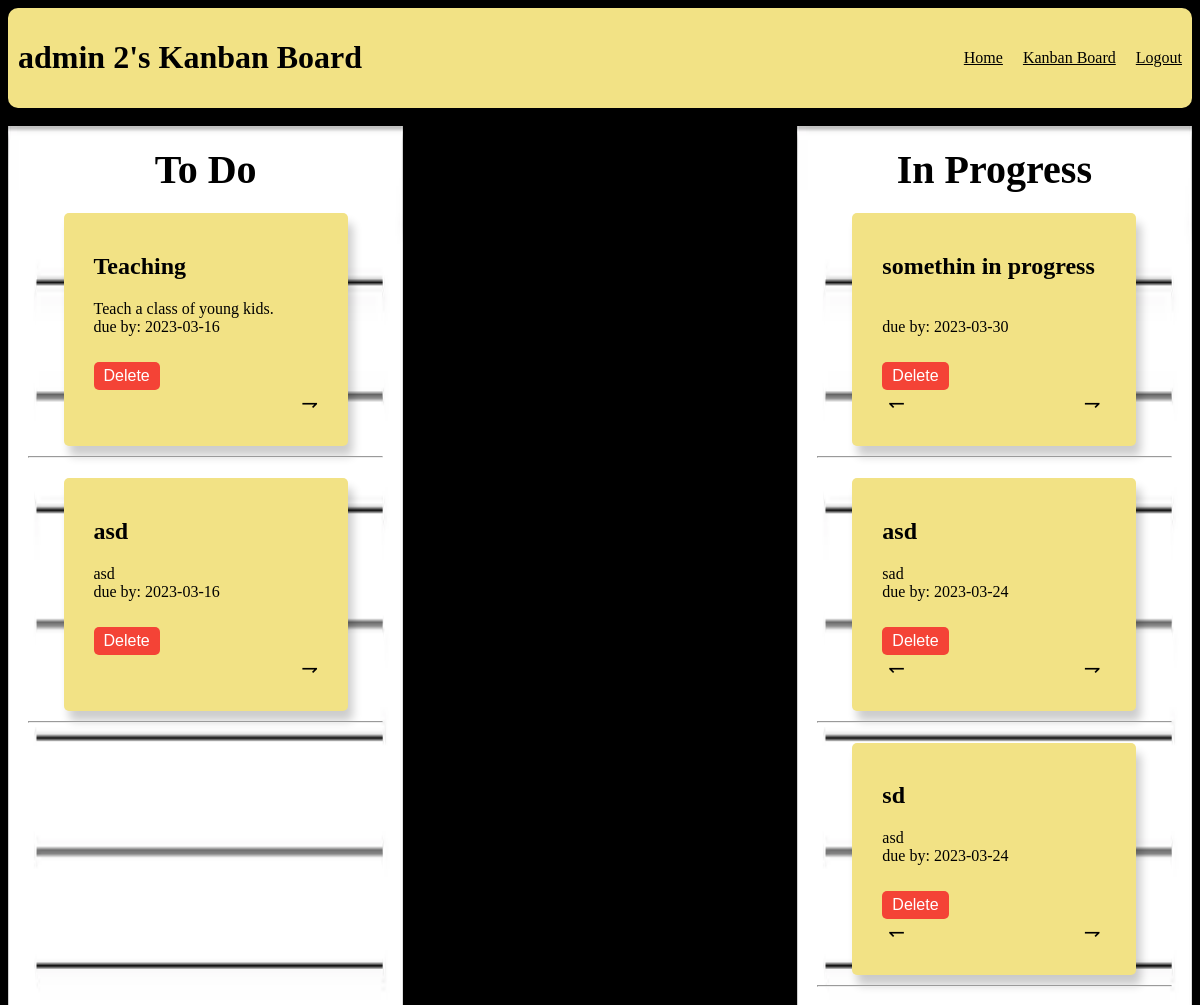
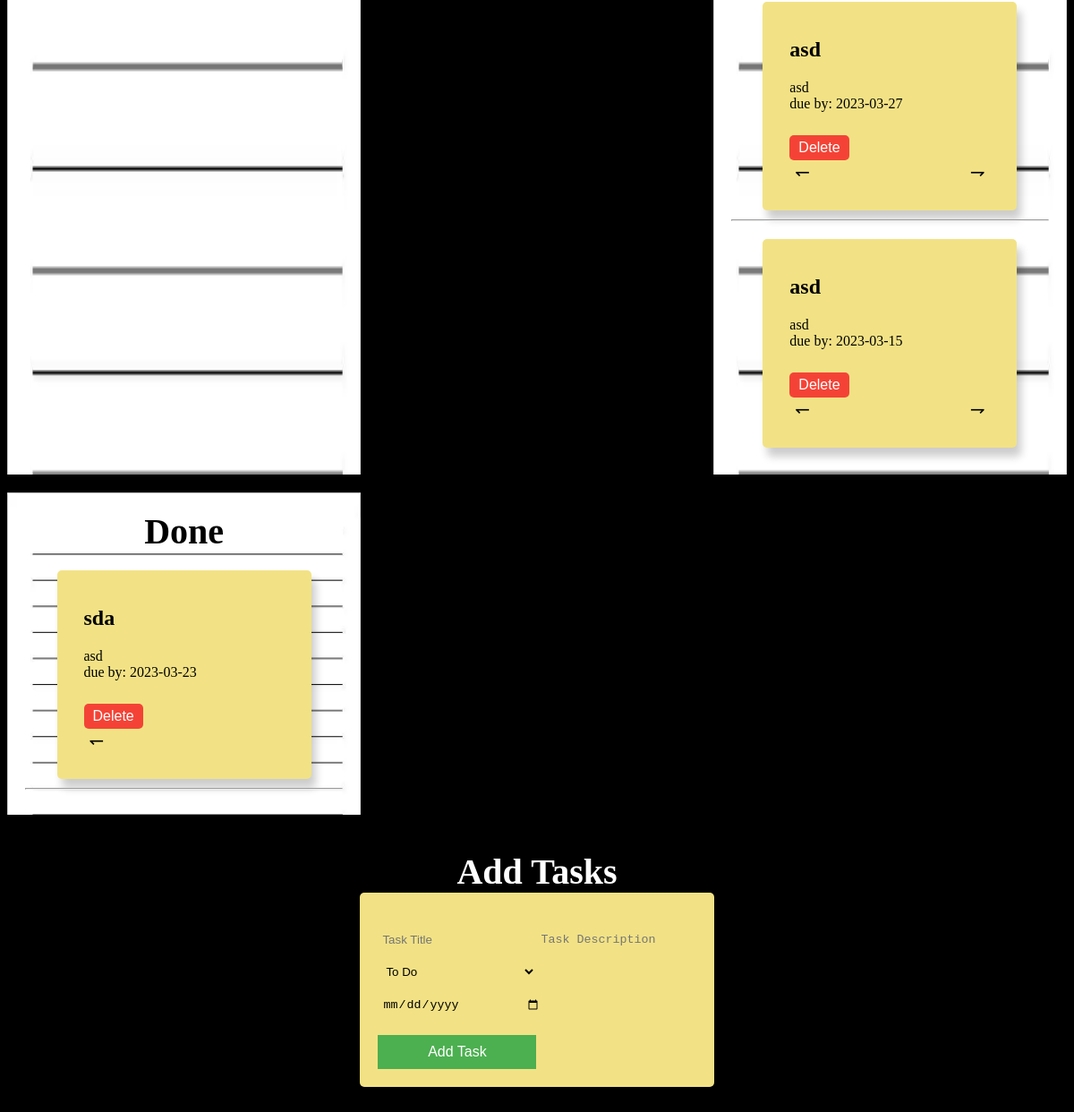
The page /board (signed in) on the database its author committed (2 pictures, top to bottom).
### tables this page shows
CREATE TABLE user (
  id INTEGER PRIMARY KEY AUTOINCREMENT,
  username TEXT UNIQUE NOT NULL,
  password TEXT NOT NULL
);

CREATE TABLE task (
  id INTEGER PRIMARY KEY AUTOINCREMENT,
  creator_id INTEGER NOT NULL,
  title TEXT NOT NULL,
  description TEXT NOT NULL,
  category TEXT NOT NULL,
  due_date DATE NOT NULL,
  created TIMESTAMP NOT NULL DEFAULT CURRENT_TIMESTAMP,
  FOREIGN KEY (creator_id) REFERENCES user (id)
);

### flaskr/kanban.py (the view, shortened to what this page needs)
@bp.route('/board', methods=('GET', 'POST'))
@login_required
def board():
    db = get_db()
    posts = db.execute(
        'SELECT t.id, title, description, created, category, creator_id, due_date, username'
        ' FROM task t JOIN user u ON t.creator_id = u.id WHERE creator_id = ?'
        ' ORDER BY created DESC',
        (g.user['id'],)
    ).fetchall()
    return render_template('kanban/board.html', posts=posts)

### flaskr/auth.py (called while the page is built)
@bp.before_app_request
def load_logged_in_user():
    user_id = session.get('user_id')
    if user_id is None:
        g.user = None
    else:
        g.user = get_db().execute(
            'SELECT * FROM user WHERE id = ?', (user_id,)
        ).fetchone()

def login_required(view):
    @functools.wraps(view)
    def wrapped_view(**kwargs):
        if g.user is None:
            return redirect(url_for('auth.login'))
        return view(**kwargs)
    return wrapped_view

### flaskr/db.py (called while the page is built)
def get_db():
    if 'db' not in g:
        g.db = sqlite3.connect(
            current_app.config['DATABASE'],
            detect_types=sqlite3.PARSE_DECLTYPES
        )
        g.db.row_factory = sqlite3.Row
    return g.db

### flaskr/templates/kanban/board.html (shortened to what this page needs)
<!DOCTYPE html>
<html>
<head>
	<link rel="stylesheet" type="text/css" href="../../static/masterstyling.css">
</head>
<body class="page-back">
    <header class="navbar">
		<h1>{{g.user['username']}}'s Kanban Board</h1>
		<nav>
			<ul>
				<li><a href="{{ url_for('kanban.index')}}">Home</a></li>
                {% if g.user %}
                    <li><a href="{{ url_for('kanban.board') }}">Kanban Board</a></li>
                    <li><a href="{{ url_for('auth.logout') }}">Logout</a></li>
                {% else %}
                    <li><a href="{{ url_for('auth.register') }}">Register</a></li>
                    <li><a href="{{ url_for('auth.login') }}">Login</a></li>
                {% endif %}
			</ul>
		</nav>
	</header>
  <br>
	<div id="board">
		<div class="sticky-note">
			<h2 class="task-headings">To Do</h2>
            {% for post in posts %}
            {% if post['category'] == 'todo' %}
              <article class="tasks">
                <header>
                  <div>
                    <h1>{{ post['title'] }}</h1>
                  </div>
                </header>
                <p class="body">{{ post['description'] }}<br> due by: {{ post['due_date'] }}</p>
                <form action="{{ url_for('kanban.delete', id=post['id']) }}" method="post">
                  <input class="danger" type="submit" value="Delete" onclick="return confirm('Are you sure?');">
                </form>
                <form action="{{ url_for('kanban.update', id=post['id'], category='inprogress')}}" method="post">
                  <button class="arrow-right" type="submit">&#8641</button>
                </form>
              </article>
            {% if not loop.last %}
              <hr>
            {% endif %}
            {% endif %}
            {% endfor %}
		</div>
		<div class="sticky-note">
            <h2 class="task-headings">In Progress</h2>
            {% for post in posts %}
                {% if post['category'] == 'inprogress' %}
                  <article class="tasks">
                    <header>
                      <div>
                        <h1>{{ post['title'] }}</h1>
                      </div>
                    </header>
                    <p class="body">{{ post['description'] }}<br> due by: {{ post['due_date'] }}</p>
                    <form action="{{ url_for('kanban.delete', id=post['id']) }}" method="post">
                      <input class="danger" type="submit" value="Delete" onclick="return confirm('Are you sure?');">
                    </form>
                    <div class="arrows">
                      <form action="{{ url_for('kanban.update', id=post['id'], category='todo')}}" method="post">
                        <button class="arrow-button" type="submit">&#8637</button>
                      </form>
                      <form action="{{ url_for('kanban.update', id=post['id'], category='done')}}" method="post">
                        <button class="arrow-button" type="submit">&#8641</button>
                      </form>
                    </div>
                  </article>
            {% if not loop.last %}
                <hr>
            {% endif %}
            {% endif %}
            {% endfor %}
		</div>
		<div class="sticky-note">
            <h2 class="task-headings">Done</h2>
            {% for post in posts %}
                {% if post['category'] == 'done' %}
                  <article class="tasks">
                    <header>
                      <div>
                        <h1>{{ post['title'] }}</h1>
                      </div>
                    </header>
                    <p class="body">{{ post['description'] }}<br> due by: {{ post['due_date'] }}</p>
                    <form action="{{ url_for('kanban.delete', id=post['id']) }}" method="post">
                      <input class="danger" type="submit" value="Delete" onclick="return confirm('Are you sure?');">
                    </form>
                    <form action="{{ url_for('kanban.update', id=post['id'], category='inprogress')}}" method="post">
                      <button class="arrow-left" type="submit">&#8637</button>
                    </form>
                  </article>
            {% if not loop.last %}
                <hr>
            {% endif %}
            {% endif %}
            {% endfor %}
		</div>
      <div class="add-task-section">
        <h2 class="task-headings-add-task">Add Tasks</h2>
        <div class="add-task-box">
            <div class="add-task">
                <form method="post">
                    <div class="task-details">
                      <input type="text" id="title" class="add-task-input" name="title" placeholder="Task Title" required>
                      <select class="add-task-input" name="category" id="category" required>
                          <option value="todo">To Do</option>
                      </select>
                      <input type="date" id="time" class="add-task-input" name="time" placeholder="Task Due Date" required>
                      <button type="submit" class="add-task-button">Add Task</button>
                    </div>
                    <textarea class="add-task-description" id="description" class="add-task-input" name="description" placeholder="Task Description"></textarea>
                </form>
            </div>
        </div>
      </div>
	</div>
</body>
</html>

### flaskr/static/masterstyling.css (style rules this page uses)
.navbar { background-color: #f2e285; color: black; border-radius: 10px; display: flex; justify-content: space-between; align-items: center; padding: 10px; }
nav ul { display: flex; list-style: none; }
nav a { color: black; margin-left: 20px; }
.page-back { color: black; background-color: black; }
#board { display: flex; flex-wrap: wrap; justify-content: space-between; }
.sticky-note { background-color: white; border-color: transparent; outline: none; margin-bottom: 20px; padding: 20px; width: 30%; background-image: url('back-img-lines.webp'); background-size: 100% 200%; }
.tasks { background-color: #f2e285; border-radius: 5px; outline: none; margin: 0 auto; margin-top: 20px; margin-bottom: 10px; box-sizing: border-box; padding: 30px; padding-top: 20px; box-shadow: 5px 10px 10px 0 rgba(0,0,0,0.2); width: 80%; }
.task-headings { display: flex; justify-content: center; align-items: center; margin-top: auto; margin-bottom: auto; font-size: 40px; background-color: white; }
.task-headings-add-task { display: flex; justify-content: center; align-items: center; margin-top: auto; margin-bottom: auto; font-size: 40px; background-color: black; color: white; }
.arrows { width: 100%; display: flex; justify-content: space-between; align-items: center; margin-top: auto; margin-bottom: auto; background-color: transparent; }
.arrow-button { background-color: transparent; border: none; font-size: 20px; }
.arrow-right { margin-left: 90%; background-color: transparent; border: none; font-size: 20px; }
.arrow-left { margin-right: 100%; background-color: transparent; border: none; font-size: 20px; }
.add-task-section { display: flex; justify-content: center; align-items: center; flex-direction: column; width: 100%; margin-bottom: 20px; margin-top: 20px; }
.add-task-box { border-radius: 5px; padding: 20px; width: 30%; background-color: #f2e285; box-shadow: 0 10px 10px 0 rgba(0,0,0,0.2); }
.add-task form { margin-top: 20px; display: flex; height: 100%; }
.add-task-input { display: block; margin-bottom: 10px; padding: 5px; border:0ch; background-color: transparent; width: 100%; }
.task-details { display: flex; flex-direction: column; }
.add-task-description { display: block; margin-bottom: 10px; margin-left: auto; padding: 5px; width: 50%; height: 100px; background-color: transparent; border:0ch; resize: none; }
.add-task-button { background-color: #4CAF50; border: none; color: white; padding: 10px 20px; text-align: center; text-decoration: none; display: inline-block; font-size: 16px; margin-top: 10px; cursor: pointer; }
.danger { background-color: #f44336; border: none; color: white; padding: 5px 10px; text-align: center; text-decoration: none; display: inline-block; font-size: 16px; margin-top: 10px; cursor: pointer; border-radius: 5px; }

### rows shown on the page
user: user.username "admin 2"
task: title "Teaching", description "Teach a class of young kids.", due_date "2023-03-16"
task: title "asd", description "asd", due_date "2023-03-16"
task: title "somethin in progress", due_date "2023-03-30"
task: title "asd", description "sad", due_date "2023-03-24"
task: title "sd", description "asd", due_date "2023-03-24"
task: title "asd", description "asd", due_date "2023-03-27"
task: title "asd", description "asd", due_date "2023-03-15"
task: title "sda", description "asd", due_date "2023-03-23"
